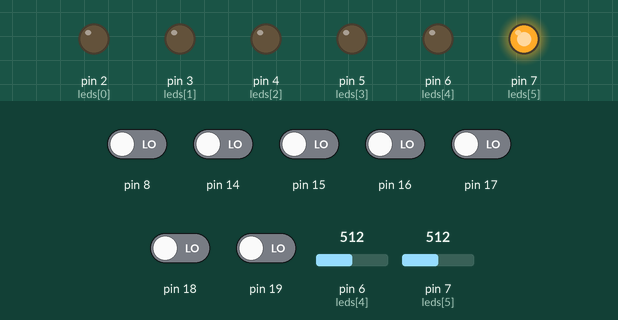
Simulated run of this sketch. Board: Arduino Uno, built with avr-gcc and run on an emulated ATmega328P. On the bench: output pins drawn as LEDs (lit = HIGH). Inputs (shaded band) come from the test bench; at power-on: pin 8, pin 14–19 LOW, pin 6 (leds[4]) = 512, pin 7 (leds[5]) = 512.

Above: at 0.6 s.
At 1.3 s:
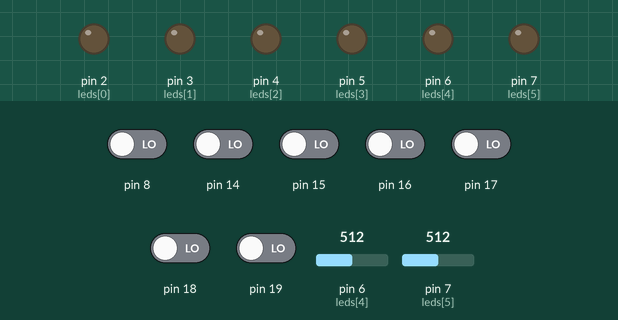
At 3.15 s:
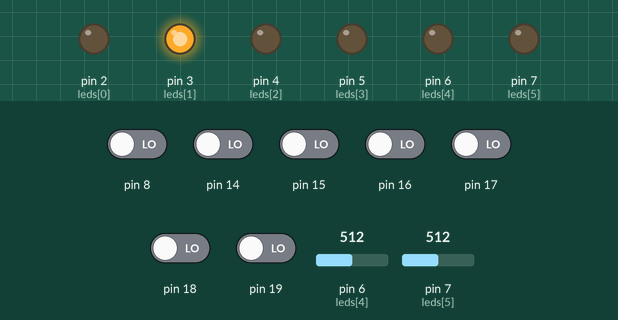
At 3.8 s:
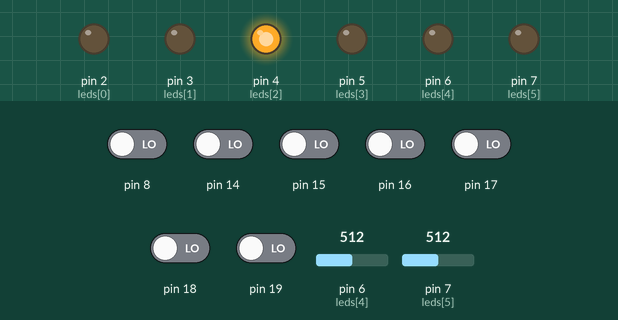
At 21.85 s:
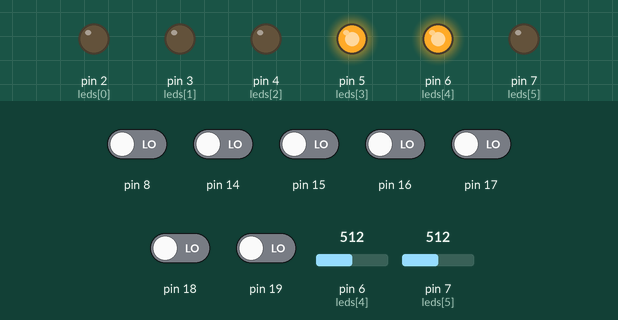
At 29.0 s:
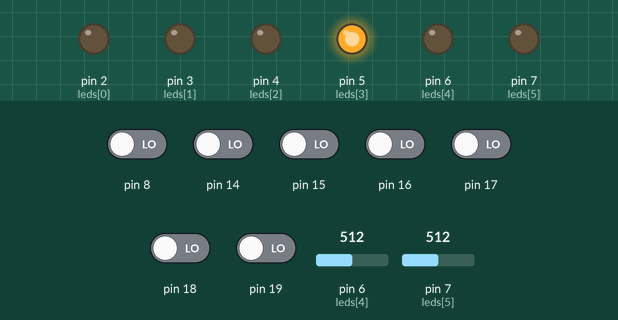
Timing chart, 0 to 30.5 s (numbered marks = the images above):
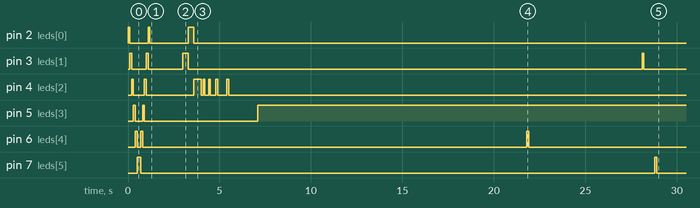

Measured:
- by itself, pin 2 (leds[0]): goes HIGH 0.10 s, LOW 1.0 s, HIGH 0.10 s, LOW 2.1 s, HIGH 0.30 s, then LOW
- by itself, pin 3 (leds[1]): LOW → HIGH at 0.10 s, → LOW 0.10 s later, → HIGH 0.80 s later, → LOW 0.10 s later, … (8 changes in this stretch)
- by itself, pin 4 (leds[2]): LOW → HIGH at 0.20 s, → LOW 0.10 s later, → HIGH 0.60 s later, → LOW 0.10 s later, … (14 changes in this stretch)
- by itself, pin 5 (leds[3]): goes HIGH 0.10 s, LOW 0.40 s, HIGH 0.10 s, LOW 6.2 s, then HIGH
- by itself, pin 6 (leds[4]): goes HIGH 0.10 s, LOW 0.20 s, HIGH 0.10 s, LOW 21.0 s, HIGH 0.10 s, then LOW
- by itself, pin 7 (leds[5]): LOW → HIGH at 0.50 s, → LOW 0.20 s later, → HIGH 28.1 s later, → LOW 0.10 s later

The sketch:

black-lightning.ino
```cpp
int leds[] = {2,3,4,5,6,7};
void setup() {
  for(int i=0;i<6;i++){
    pinMode(leds[i],OUTPUT);
  }
}
void loop() {
  for(int i=0;i<6;i++){
    digitalWrite(leds[i],HIGH);
    delay(100);
    digitalWrite(leds[i],LOW);
  }
  for(int j=5;j<6;j--){
    digitalWrite(leds[j],HIGH);
    delay(100);
    digitalWrite(leds[j],LOW);
  }
}
```
